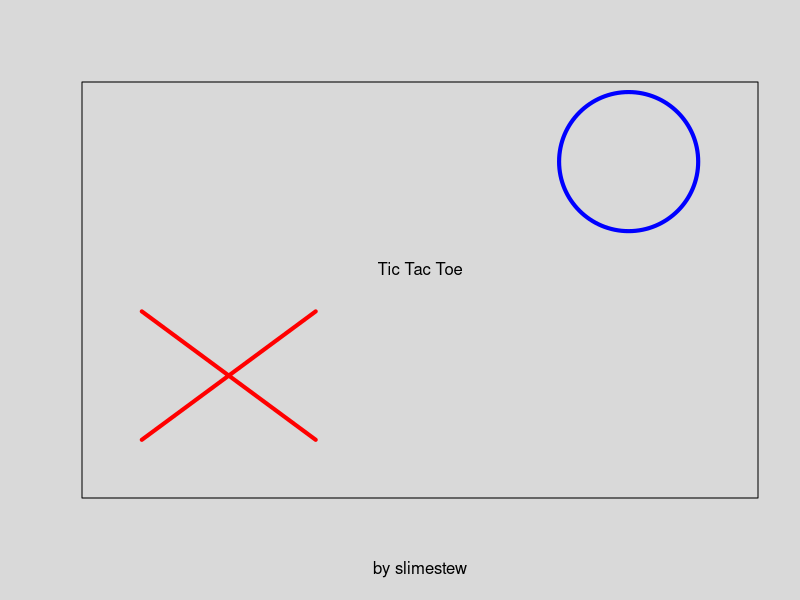

The R source for this figure: (Note: this script raises an error after producing the figure.)
par(bg = "gray85")
board <- matrix(0, nrow = 3, ncol = 3)
turn <- 1
menu <- 0
click <- list(x = 3, y = 3)
textboxes <- c(0,0)
options <- c(FALSE, 0, FALSE)
# Classic or Advanced
#   In Advanced, you can place an X, O, or Microboard in a square
#   If a microboard is 
# Colors: Red/Blue Orange/Cyan Purple/Yellow green/pink
# Computer or Human
btnColorsb <- c("red","orange", "purple", "green")
btnColorsf <- c("blue","cyan", "yellow", "pink2")

checkwin <- function(){
  if(any(apply(board, 1, function(r) (all(r==r[1]) && r[1]>0)))) #vertical
    return(TRUE)
  if(any(apply(board, 2, function(r) (all(r==r[1]) && r[1]>0)))) #horizontal
    return(TRUE)
  if(board[1,1] == board[2,2] && board[1,1] == board[3,3] && board[1,1] > 0) #primary diagonal
    return(TRUE)
  if(board[1,3] == board[2,2] && board[1,3] == board[3,1] && board[1,3] > 0) #secondary diagonal
    return(TRUE)
  return(FALSE)
}

#menu
plot(0, 0, type = "n", xlim = c(0, 9), ylim = c(0, 9), col="white", xlab = "by slimestew", ylab = "", axes = FALSE, frame.plot = TRUE)
lines(c(0.5,3,1.75,0.5,3), c(1,4,2.5,4,1), lwd=4, col="red")
symbols(7.5, 7.5, circles = 1, add = TRUE, bg = "transparent", fg="blue", inches = FALSE, lwd=4)
text(4.5,5, "Tic Tac Toe")

while((floor(click$y) < 5 || floor(click$y) > 8) || menu < 2){
  click <- locator(1)
  plot(0, 0, type = "n", xlim = c(0, 9), ylim = c(0, 9), xlab = "", ylab = "", axes = FALSE, frame.plot = FALSE)
  
  if((floor(click$x) > 1 && floor(click$x) < 7) && menu > 0){
    if(floor(click$y) == 3)
      options[1] <- !options[1]
    if(floor(click$y) == 2)
      options[2] <- (options[2]+1) %% 4
  }
  
  rect(1, 5, 7, 6, col = "white", border = "black")
  rect(1, 3, 7, 4, col = ifelse(options[1], "green", "red"), border = "black")
  rect(1, 2, 7, 3, col = btnColorsb[options[2]+1], border = "black")
  text(4,8, "Tic-Tac-Toe")
  text(4,3.5, "Advanced")
  text(4,2.5, "Colors", col=btnColorsf[options[2]+1])
  text(4,5.5, "Start")
  
  menu <- min(menu + 1,2)
}
plot(0, 0, type = "n", xlim = c(0, 3), ylim = c(0, 3), col="white", xlab = "", ylab = "", axes = FALSE, frame.plot = TRUE)
menu <- 0

#game loop
while(!checkwin() && any(board == 0)) {
  
  if(floor(click$x)<3 && floor(click$x)>-1){
    if(floor(click$y)<3 && floor(click$y)>-1){
      if(board[floor(click$x)+1, floor(click$y)+1] == 0){
        board[floor(click$x)+1, floor(click$y)+1] <- turn
        turn <- 3 - turn
      }
    }
  }
  
  #draw board
  plot(0, 0, type = "n", xlim = c(0, 3), ylim = c(0, 3), xlab = paste("Player ", turn, "'s turn", sep=""), ylab = "", axes = FALSE, frame.plot = FALSE)
  for(i in 1:2){
    lines(c(i,i),c(0,3), lwd=4)
    lines(c(0,3),c(i,i), lwd=4)
  }
  
  for(i in 1:3)
    for(j in 1:3)
      if(board[i,j] == 1){
        lines(c(i-0.8,i-0.2),c(j-0.8,j-0.2), col= btnColorsb[options[1]+1], lwd=4)
        lines(c(i-0.8,i-0.2),c(j-0.2,j-0.8), col= btnColorsb[options[1]+1], lwd=4)
      } else if(board[i,j] == 2){
        symbols(i-0.5, j-0.5, circles = 0.25, add = TRUE, bg = "transparent", fg=btnColorsf[options[1]+1], inches = FALSE, lwd=4)
      }
  
  menu <- 1
  
  click <- locator(1)
}
